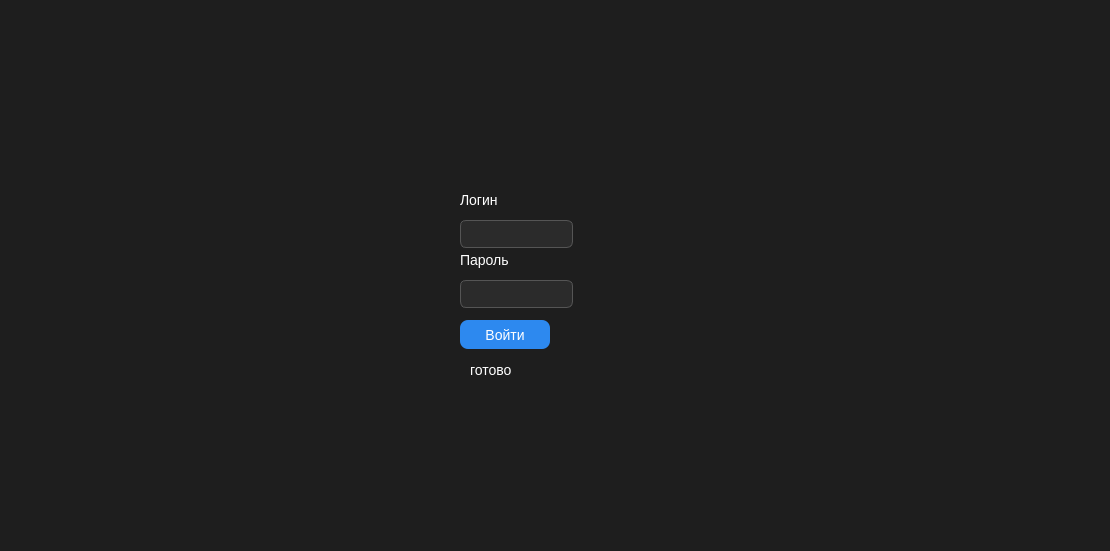
<?xml version="1.0" encoding="UTF-8"?>
<ui version="4.0">
 <class>MainWindow</class>
 <widget class="QMainWindow" name="MainWindow">
  <property name="geometry">
   <rect>
    <x>0</x>
    <y>0</y>
    <width>1110</width>
    <height>551</height>
   </rect>
  </property>
  <property name="windowTitle">
   <string>MainWindow</string>
  </property>
  <property name="styleSheet">
   <string notr="true">QMainWindow
{
    background-color: #1e1e1e;
}

QWidget
{
    background-color: #1e1e1e;
    color: white;
    font-size: 14px;
}

QPushButton
{
    background-color: #2d89ef;
    border-radius: 8px;
    padding: 6px;
    color: white;
}

QPushButton:hover
{
    background-color: #1b5fad;
}

QLineEdit
{
    background-color: #2b2b2b;
    border: 1px solid #555;
    border-radius: 6px;
    padding: 5px;
    color: white;
}

QTableWidget
{
    background-color: #2b2b2b;
    gridline-color: #555;
    color: white;
}

QHeaderView::section
{
    background-color: #333;
    color: white;
    padding: 5px;
    border: 1px solid #555;
}

QListWidget
{
    background-color: #2b2b2b;
    border: 1px solid #555;
    color: white;
}</string>
  </property>
  <widget class="QWidget" name="centralwidget">
   <widget class="QStackedWidget" name="stackedWidget">
    <property name="geometry">
     <rect>
      <x>0</x>
      <y>0</y>
      <width>1091</width>
      <height>501</height>
     </rect>
    </property>
    <widget class="QWidget" name="page_1">
     <widget class="QLabel" name="login">
      <property name="geometry">
       <rect>
        <x>460</x>
        <y>190</y>
        <width>63</width>
        <height>20</height>
       </rect>
      </property>
      <property name="text">
       <string>Логин</string>
      </property>
     </widget>
     <widget class="QLineEdit" name="loginEdit">
      <property name="geometry">
       <rect>
        <x>460</x>
        <y>220</y>
        <width>113</width>
        <height>28</height>
       </rect>
      </property>
     </widget>
     <widget class="QLabel" name="password">
      <property name="geometry">
       <rect>
        <x>460</x>
        <y>250</y>
        <width>63</width>
        <height>20</height>
       </rect>
      </property>
      <property name="text">
       <string>Пароль</string>
      </property>
     </widget>
     <widget class="QLineEdit" name="passwordEdit">
      <property name="geometry">
       <rect>
        <x>460</x>
        <y>280</y>
        <width>113</width>
        <height>28</height>
       </rect>
      </property>
      <property name="text">
       <string/>
      </property>
      <property name="echoMode">
       <enum>QLineEdit::EchoMode::Password</enum>
      </property>
     </widget>
     <widget class="QPushButton" name="loginButton">
      <property name="geometry">
       <rect>
        <x>460</x>
        <y>320</y>
        <width>90</width>
        <height>29</height>
       </rect>
      </property>
      <property name="text">
       <string>Войти</string>
      </property>
     </widget>
     <widget class="QLabel" name="statusLabel">
      <property name="geometry">
       <rect>
        <x>470</x>
        <y>360</y>
        <width>63</width>
        <height>20</height>
       </rect>
      </property>
      <property name="text">
       <string>готово</string>
      </property>
     </widget>
    </widget>
    <widget class="QWidget" name="page_6">
     <widget class="QListWidget" name="subjectsListWidget">
      <property name="geometry">
       <rect>
        <x>10</x>
        <y>0</y>
        <width>1071</width>
        <height>461</height>
       </rect>
      </property>
      <item>
       <property name="text">
        <string>ООП</string>
       </property>
      </item>
     </widget>
     <widget class="QPushButton" name="logoutTeacherButton">
      <property name="geometry">
       <rect>
        <x>20</x>
        <y>470</y>
        <width>90</width>
        <height>29</height>
       </rect>
      </property>
      <property name="text">
       <string>Выйти</string>
      </property>
     </widget>
    </widget>
    <widget class="QWidget" name="page_7">
     <widget class="QTableWidget" name="teacherTable">
      <property name="geometry">
       <rect>
        <x>5</x>
        <y>11</y>
        <width>1071</width>
        <height>441</height>
       </rect>
      </property>
     </widget>
     <widget class="QPushButton" name="backButton">
      <property name="geometry">
       <rect>
        <x>10</x>
        <y>460</y>
        <width>90</width>
        <height>29</height>
       </rect>
      </property>
      <property name="text">
       <string>Назад</string>
      </property>
     </widget>
    </widget>
    <widget class="QWidget" name="page_5">
     <widget class="QPushButton" name="logoutStudentButton">
      <property name="geometry">
       <rect>
        <x>10</x>
        <y>470</y>
        <width>90</width>
        <height>29</height>
       </rect>
      </property>
      <property name="text">
       <string>Выйти</string>
      </property>
     </widget>
     <widget class="QTableWidget" name="studentTable">
      <property name="geometry">
       <rect>
        <x>5</x>
        <y>1</y>
        <width>1061</width>
        <height>461</height>
       </rect>
      </property>
     </widget>
    </widget>
   </widget>
  </widget>
  <widget class="QMenuBar" name="menubar">
   <property name="geometry">
    <rect>
     <x>0</x>
     <y>0</y>
     <width>1110</width>
     <height>24</height>
    </rect>
   </property>
  </widget>
  <widget class="QStatusBar" name="statusbar"/>
 </widget>
 <resources/>
 <connections/>
</ui>
